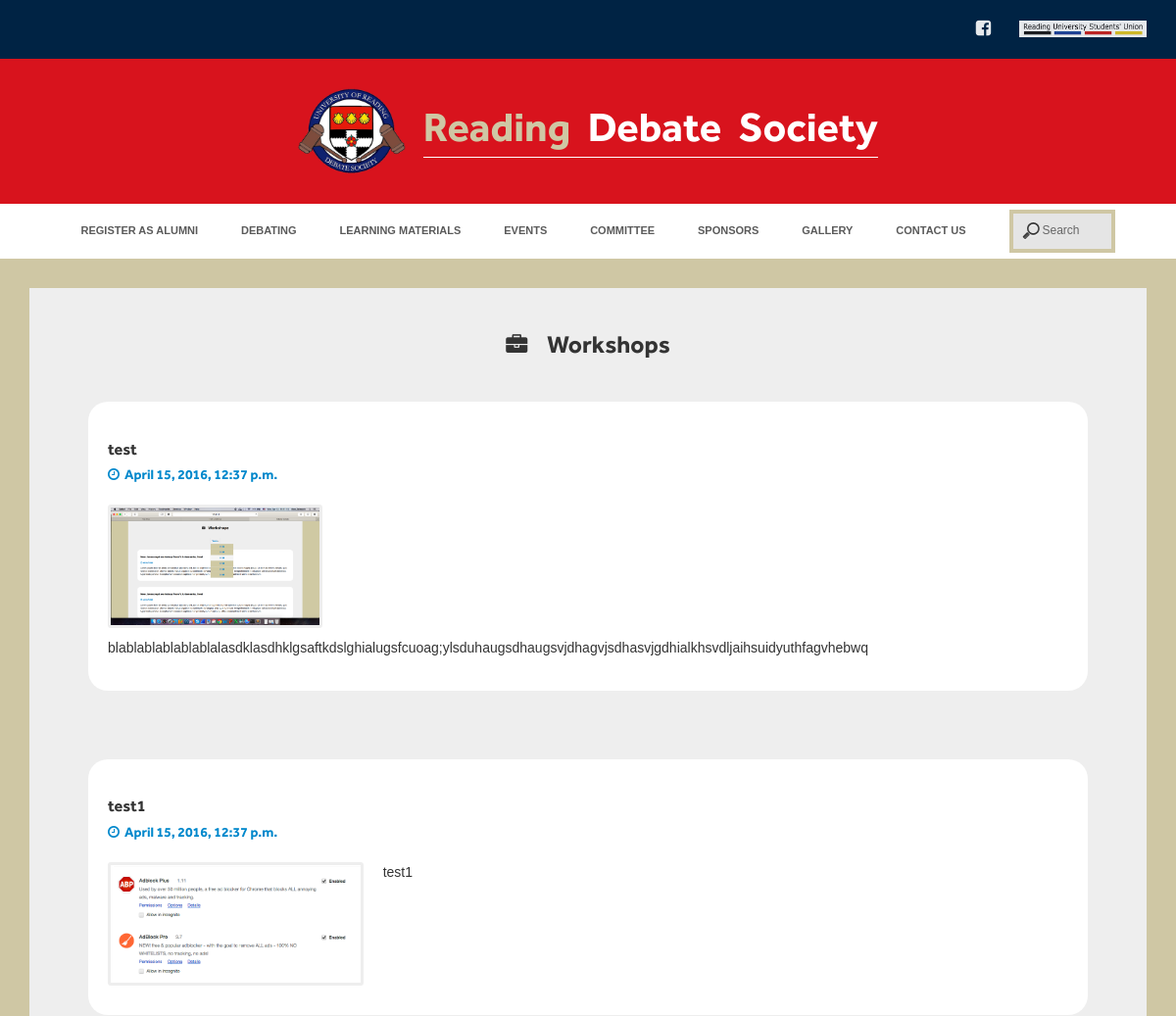
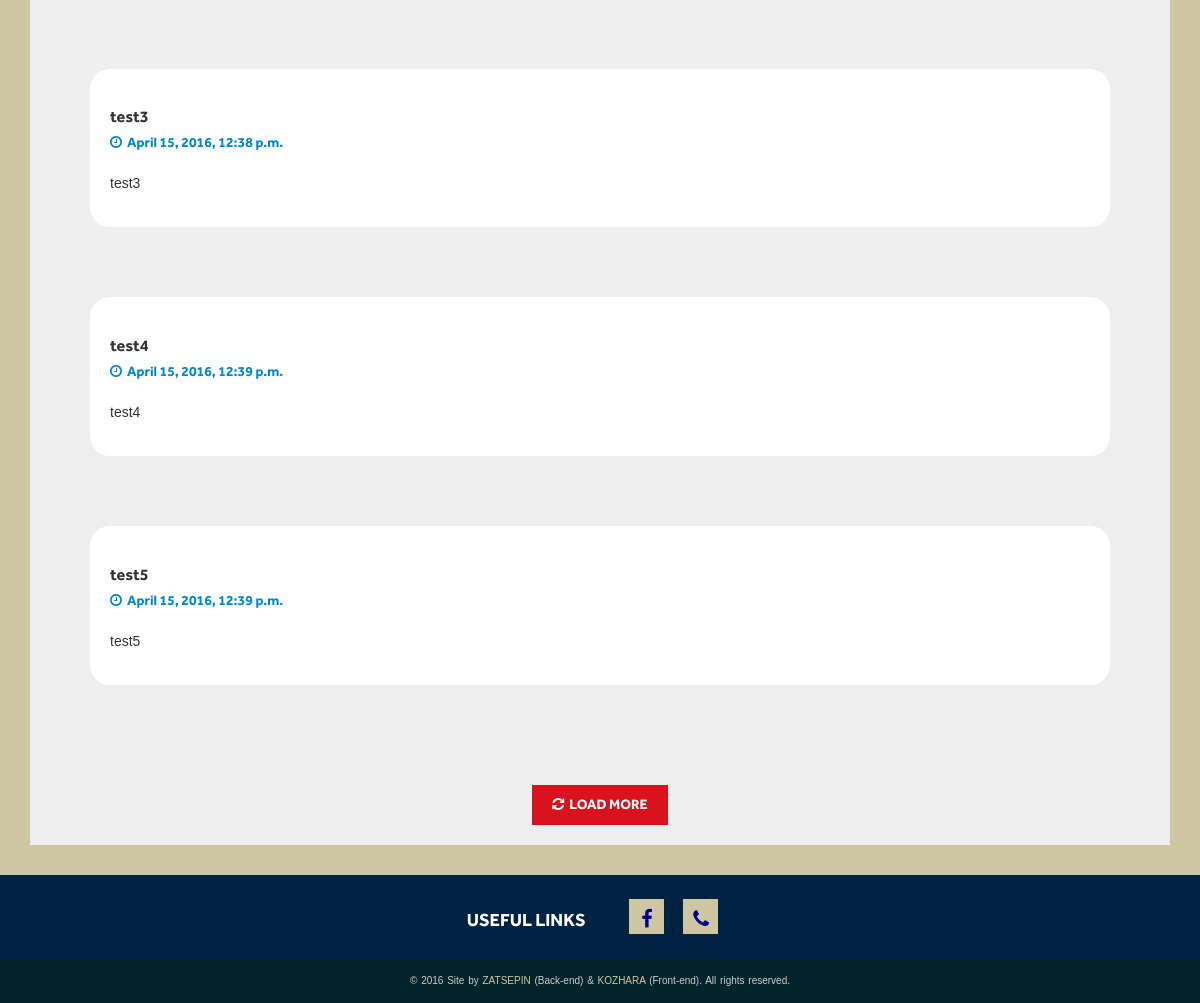
Page /materials/workshops/ on the committed database (2 pictures, top to bottom).
### materials/models.py (models this page shows, shortened)
class Workshops(models.Model):
    class Meta:
        db_table = "Workshops"
        ordering = ['timestamp']
        verbose_name_plural = "Workshops"
    title = models.CharField(max_length=200)
    timestamp = models.DateTimeField(default=timezone.now)
    description = models.CharField(max_length=200)
    image = models.ImageField(upload_to='images', blank=True)
    def get_image(self):
        if self.image:
            return u'<img src="%s" width="100"/>' % self.image.url
        else:
            return u'<p>Image not found</p>'
    get_image.allow_tags = True

### materials/views.py (the view)
@cache_page(60 * 10)
def workshops(request):
    args = {'workshops': Workshops.objects.all(), 'search': SearchForm(), 'searchMobile': SearchFormMobile(),
            'title': 'Workshops', 'loadmore': True}
    return render_to_response('workshops.html', args)

### app/forms.py
class SearchForm(forms.Form):
    field = forms.CharField(required=False, max_length=50,
                            widget=forms.TextInput(attrs={'type': 'search', 'placeholder': 'Search',
                                                          'onkeydown': 'if (e)vent.keyCode==13;'
                                                                       '{this.form.submit();return false;}',
                                                          'id': 'main'}),
                            validators=[validators.RegexValidator(
                                regex="^[a-zA-z0-9!?- ]+$",
                                message='No XSS!'
                            )])

class SearchFormMobile(forms.Form):
    field = forms.CharField(required=False, max_length=50,
                            widget=forms.TextInput(attrs={'type': 'search', 'placeholder': 'Search',
                                                          'onkeydown': 'if (e)vent.keyCode==13;'
                                                                       '{this.form.submit();return false;}',
                                                          'id': 'mobile'}),
                            validators=[validators.RegexValidator(
                                regex="^[a-zA-z0-9!?- ]+$",
                                message='No XSS!'
                            )])

### materials/templates/workshops.html (shortened to what this page needs)
{% extends 'base.html' %}
{% load staticfiles %}
{% load imagekit %}
{% block main %}
<main>
   <section class="site_main">
      <div class="container">
         <div class="row">
            <div class="col-md-12">
               <div class="committee_block">
                  <h2><i class="fa fa-briefcase" aria-hidden="true"></i>Workshops</h2>
                  <ul id="myList">
                     {% for workshop in workshops %}
                     <li>
                        <div class="blog_item clearfix">
                           <div class="blog_item_header">
                              <h3>{{ workshop.title }}</h3>
                              <span><i class="fa fa-clock-o" aria-hidden="true"></i>{{ workshop.timestamp }}</span>
                           </div>
                           <div class="blog_item_main">
                              {% if workshop.image %}
                              <div class="blog_item_media">
                                 <img src="{{ workshop.image.url }}" height="120" width="auto" alt="Post photo">
                              </div>
                              {% endif %}
                              <p>{{ workshop.description }}</p>
                           </div>
                        </div>
                     </li>
                     {% empty %}
                     <li>
                        <div class="info_window">
                           <i class="fa fa-info-circle"></i>Sorry we haven't current workshops
                        </div>
                     </li>
                     {% endfor %}
                  </ul>
                  {% if workshops|length > 3 %}
                  <div id="loadMore" class="learn_button hvr-wobble-horizontal"><i class="fa fa-refresh"></i>Load more</div>
                  {% endif %}
               </div>
            </div>
         </div>
      </div>
   </section>
</main>
{% endblock %}

### app/templates/base.html (shortened to what this page needs)
{% load staticfiles %}
{% load imagekit %}
<!DOCTYPE html>
         <html lang="en">
            <head>
               <link rel="stylesheet" href="{% static 'libs/bootstrap/bootstrap-grid-3.3.1.min.css'%}" >
               <link rel="stylesheet" href="{% static 'libs/font-awesome-4.2.0/css/font-awesome.min.css'%}" >
               <link rel="stylesheet" href="{% static 'css/fonts.css'%}" >
               <link rel="stylesheet" href="{% static 'css/main.css' %}" >
            </head>
            <body>
               <div class="content">
                  <header class="top_header">
                     <div class="header_topline">
                        <div class="container">
                           <div class="col-md-12">
                              <div class="row">
                                 <a class="soc_buttons_fb" href="https://www.facebook.com/groups/readingdebate/">
                                 <i class="fa fa-facebook-square"></i>
                                 </a>
                                 <a class="soc_buttons_rusu" href="http://www.rusu.co.uk/societies/debate/">
                                 <img src="{% static 'img/Rusu-white.png'%}" width="130" height="17" alt="RUSU" >
                                 </a>
                              </div>
                           </div>
                        </div>
                     </div>
                     <div class="header_titleline">
                        <div class="container">
                           <div class="col-md-12">
                              <div class="row">
                                 <div class="logo">
                                    <a title="Home page" href="{% url 'welcome' %}">
                                    <img src="{% static 'img/logologo.png' %}" height="88" width="110" alt="Logo" >
                                    </a>
                                    <div class="page_title">
                                       <span>Reading</span> Debate Society
                                    </div>
                                 </div>
                              </div>
                           </div>
                        </div>
                     </div>
                     <nav class="clearfix">
                        <ul>
                           <li><a href="{% url 'registr' %}" {% if regas %} class="active" {% endif %}>Register as alumni</a></li>
                           <li><a href="{% url 'debating' %}"{% if debating %} class="active" {% endif %}>Debating</a></li>
                           <li><a href="{% url 'materials' %}" {% if lm %} class="active" {% endif %}>Learning materials</a></li>
                           <li><a href="{% url 'events' %}" {% if e %} class="active" {% endif %}>Events</a></li>
                           <li><a href="{% url 'committee' %}" {% if committee %} class="active" {% endif %}>Committee</a></li>
                           <li><a href="{% url 'sponsors' %}" {% if sponsors_page %}class="active"{% endif %}>Sponsors</a></li>
                           <li><a href="{% url 'gallery' %}" {% if gallery %} class="active" {% endif %}>Gallery</a></li>
                           <li><a href="{% url 'contact' %}" {% if contact %} class="active" {% endif %}>Contact us</a></li>
                           <li>
                              <form method="GET" action="{% url 'search' %}">
                                 {{ search.field }}
                              </form>
                           </li>
                        </ul>
                     </nav>
                  </header>
                  {% block main %}{% endblock %}
               </div>
               <footer class="site_footer">
                  <div class="footer_mainline">
                     <div class="container">
                        <div class="col-md-12">
                           <div class="row">
                              <div class="footer_links">
                                 <h3>Useful links</h3>
                                 <a class="footer_link" href="https://www.facebook.com/groups/readingdebate/">
                                 <i class="fa fa-facebook"></i>
                                 </a>
                                 <a class="footer_link phone" href="{% url 'contact' %}">
                                 <i class="fa fa-phone"></i>
                                 </a>
                              </div>
                           </div>
                        </div>
                     </div>
                  </div>
                  <div class="footer_bottomline">
                     <div class="container">
                        <div class="col-md-12">
                           <div class="row">
                              © 2016 Site by
                              <a href="mailto:alexzatsepin7@gmail.com" title="Email: alexzatsepin7@gmail.com">Zatsepin </a>
                              (Back-end) & <a href="mailto:ZheksonKozhara@gmail.com" title="Email: ZheksonKozhara@gmail.com">Kozhara
                              </a>(Front-end). All rights reserved.
                           </div>
                        </div>
                     </div>
                  </div>
               </footer>
            </body>
         </html>

### rows in the picture
Workshops: title "test", timestamp "April 15, 2016, 12:37 p.m.", image (picture), description "blablablablablablalasdklasdhklgsaftkdslghialugsfcuoag;ylsduhaugsdhaugsvjdhagvjsdhasvjgdhialkhsvdljaihsuidyuthfagvhebwq"
Workshops: title "test1", timestamp "April 15, 2016, 12:37 p.m.", image (picture), description "test1"
Workshops: title "test3", timestamp "April 15, 2016, 12:38 p.m.", description "test3"
Workshops: title "test4", timestamp "April 15, 2016, 12:39 p.m.", description "test4"
Workshops: title "test5", timestamp "April 15, 2016, 12:39 p.m.", description "test5"
